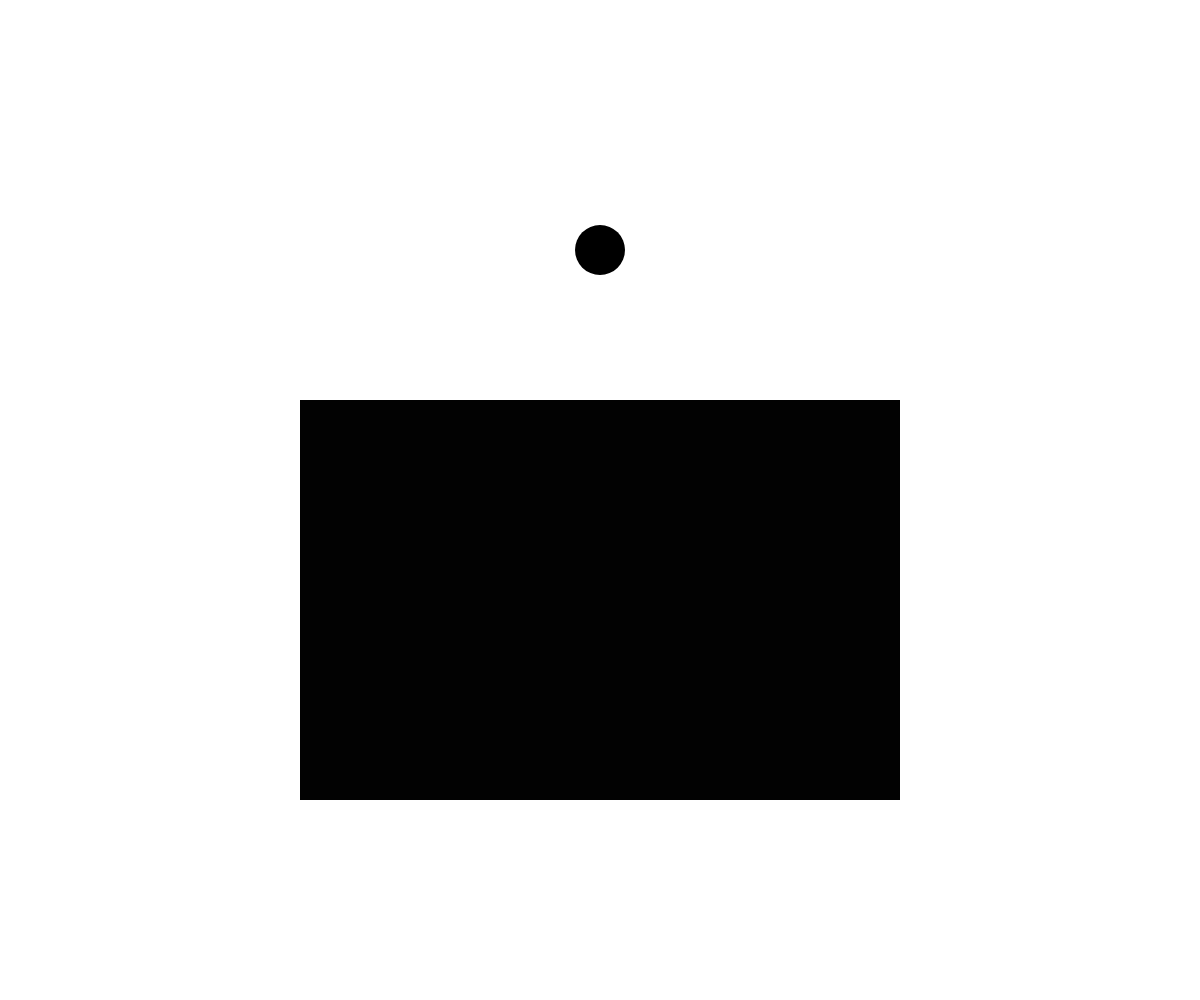
Frame 1 (no input)
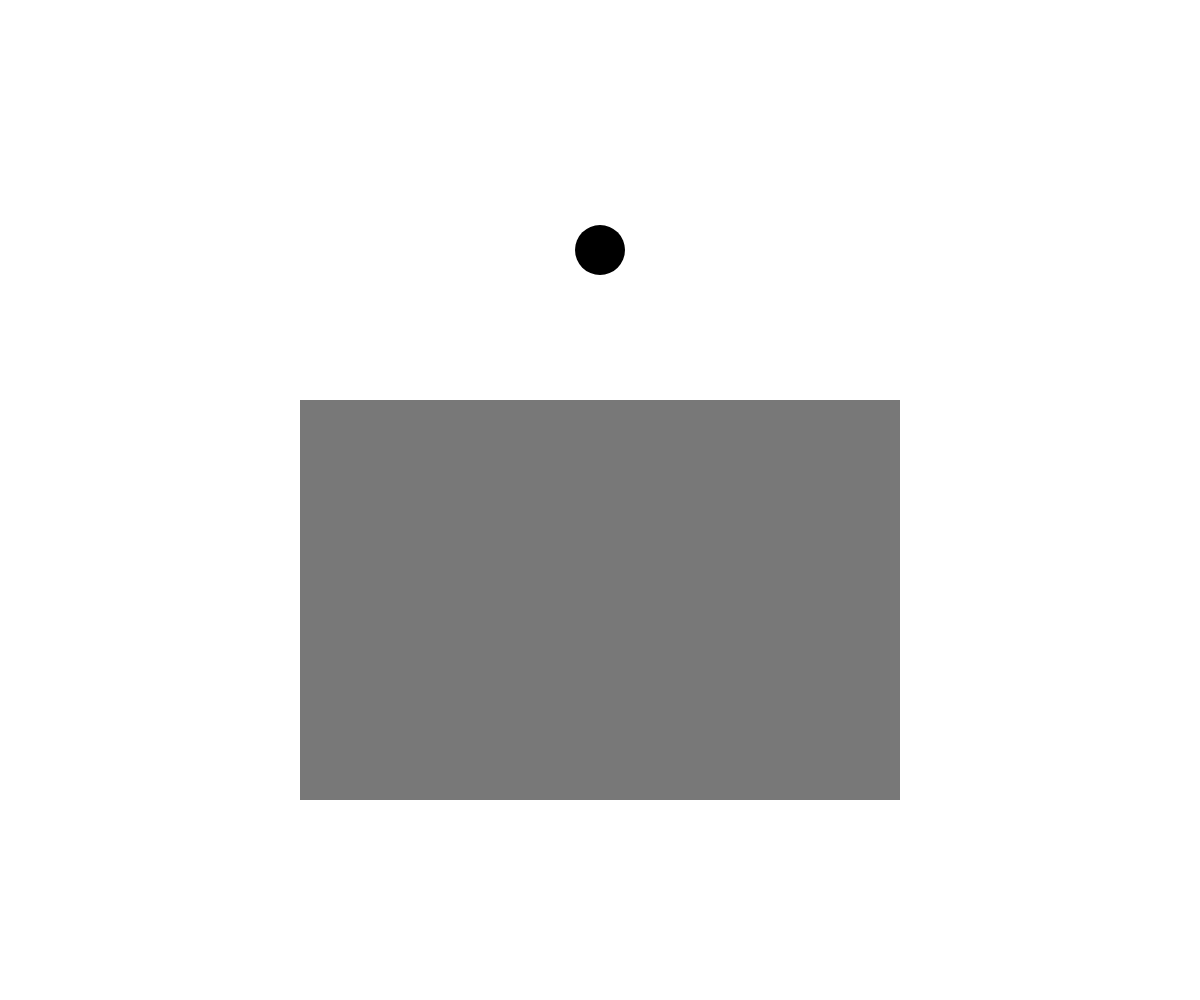
Frame 60 (no input)
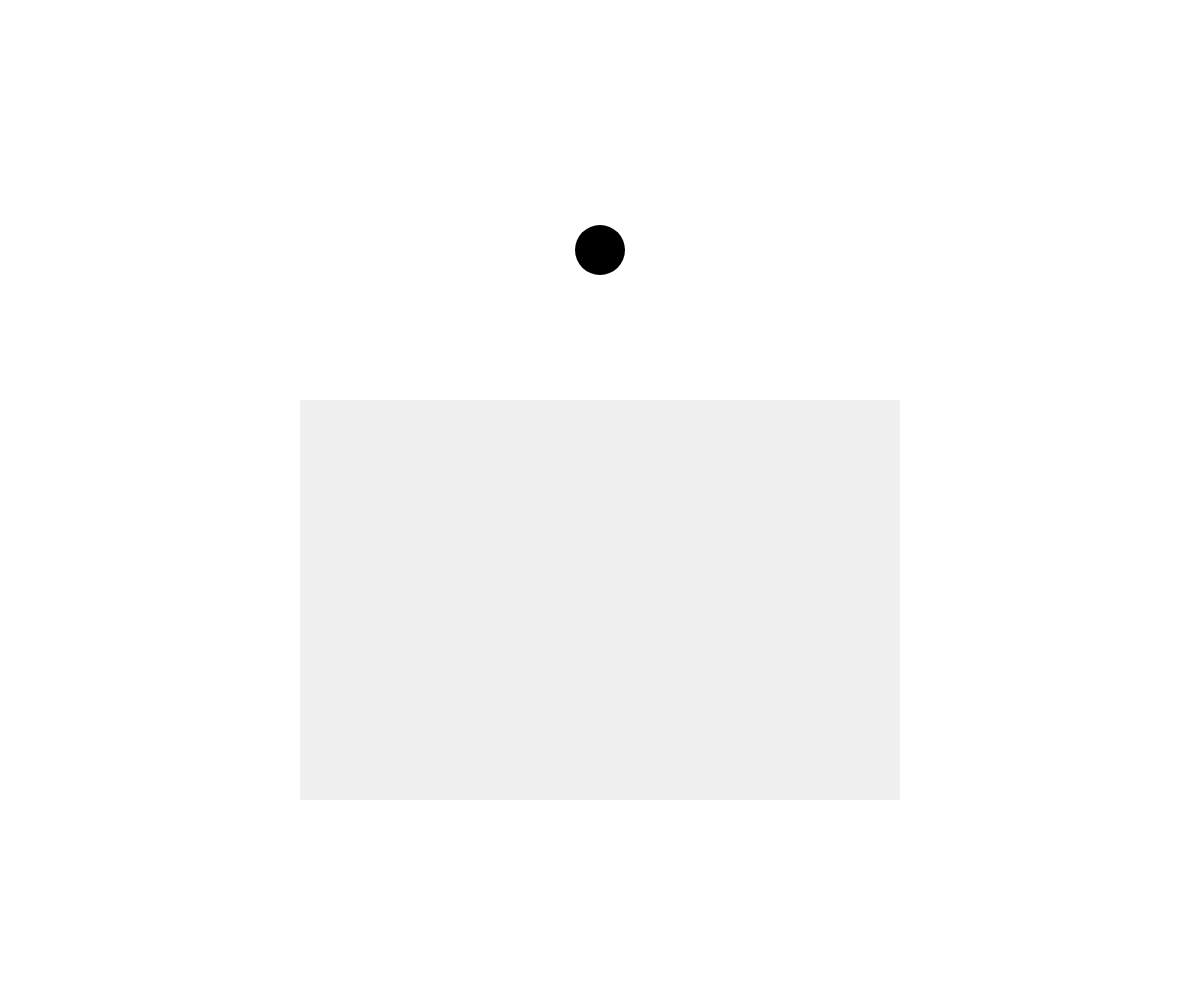
Frame 120 (the mouse pressed at the canvas centre since frame 60)

The p5.js sketch that drew these frames (run headless with seeded random() and noise() and a simulated clock; from frame 60 on, the mouse is pressed at the canvas centre):

// p5.js sketch
// ── sketch.js
// Project Title
// Your Name
// Date
//
// Extra for Experts:
// - describe what you did to take this project "above and beyond"

let buttonX, buttonY, buttonSize;
let rectX, rectY, rectW, rectH, rectShade;
let fadeIn = false;
let buttonOver = false;

function setup() {
  createCanvas(windowWidth, windowHeight);
  
  //ellipse variables
  buttonX = width/2;
  buttonY = height/4;
  buttonSize = 50;
  ellipseMode(CENTER);

  //rect variables
  rectX = width/2;
  rectY = height*0.6;
  rectW = width/2;
  rectH = height*0.4;
  rectShade = 0;
  noStroke();
  rectMode(CENTER);
}


function mouseDistance(x1, y1, x2, y2){
  let a = abs(x1 - x2);
  let b = abs(y1 - y2);
  let c = sqrt(sq(a) + sq(b));
  return c;
}


function mousePressed(){
  if (buttonOver){
    fadeIn = !fadeIn;
  }
}


function draw() {
  background(255);
  print (mouseDistance(mouseX, mouseY, buttonX, buttonY));


  //draw ellipse
  if (mouseDistance(mouseX,mouseY,buttonX,buttonY)<buttonSize/2){
    fill(200, 40, 50);
    buttonOver = true;
  }
  else {
    fill(0, 0, 0);
    buttonOver = false;
  }
  ellipse(buttonX, buttonY, buttonSize, buttonSize);


  //draw rectangle
  if (fadeIn === true){
    rectShade -= 2;
    fill(rectShade);
  }
  else {
    rectShade += 2;
    fill(rectShade);
    rect(rectX, rectY, rectW, rectH);
  }
}
